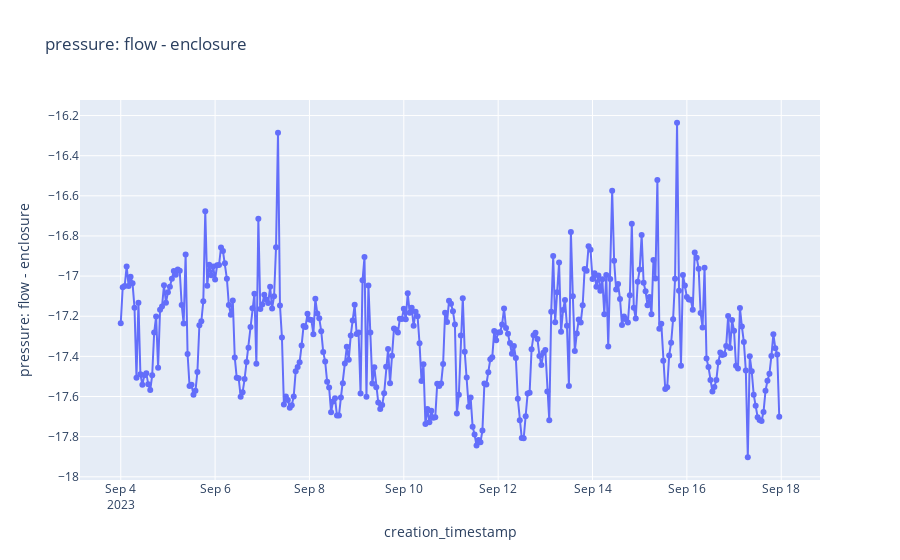

The notebook cell this image was saved under:
### Code cell
# Pressure Delta

col_name = "pressure: flow - enclosure"

df_temp = df_a.with_columns((pl.col("bme280_pressure") - pl.col("enclosure_bme280_pressure")).alias(col_name)) \
.select("creation_timestamp","system_name",col_name).collect()

import plotly.express as px

fig = px.line(df_temp, x="creation_timestamp", y=col_name, markers=True, title = col_name)
fig.show()

### Figure 1 — Plotly figure (JSON) as saved in the notebook; plotly's stock layout.template omitted (floating-point values rounded to 4 significant figures; data arrays with more than 128 entries replaced by an {"elided": "..."} marker saying what was removed)
{"data": [{"hovertemplate": "creation_timestamp=%{x}<br>pressure: flow - enclosure=%{y}<extra></extra>", "legendgroup": "", "line": {"color": "#636efa", "dash": "solid"}, "marker": {"symbol": "circle"}, "mode": "lines+markers", "name": "", "orientation": "v", "showlegend": false, "type": "scatter", "x": {"elided": "336 str values"}, "xaxis": "x", "y": {"elided": "336 float values"}, "yaxis": "y"}], "layout": {"legend": {"tracegroupgap": 0}, "title": {"text": "pressure: flow - enclosure"}, "xaxis": {"anchor": "y", "domain": [0, 1], "title": {"text": "creation_timestamp"}}, "yaxis": {"anchor": "x", "domain": [0, 1], "title": {"text": "pressure: flow - enclosure"}}}}
